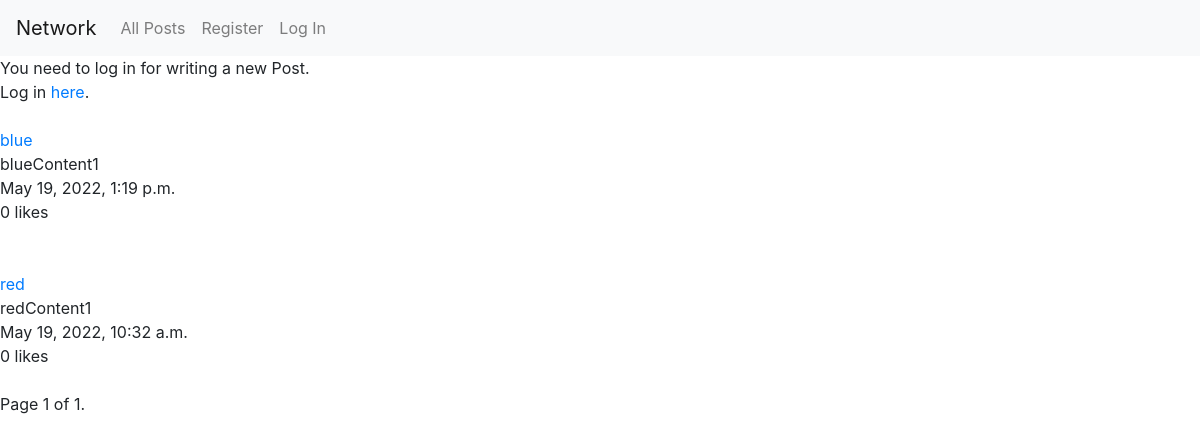
The app's page /, older data.
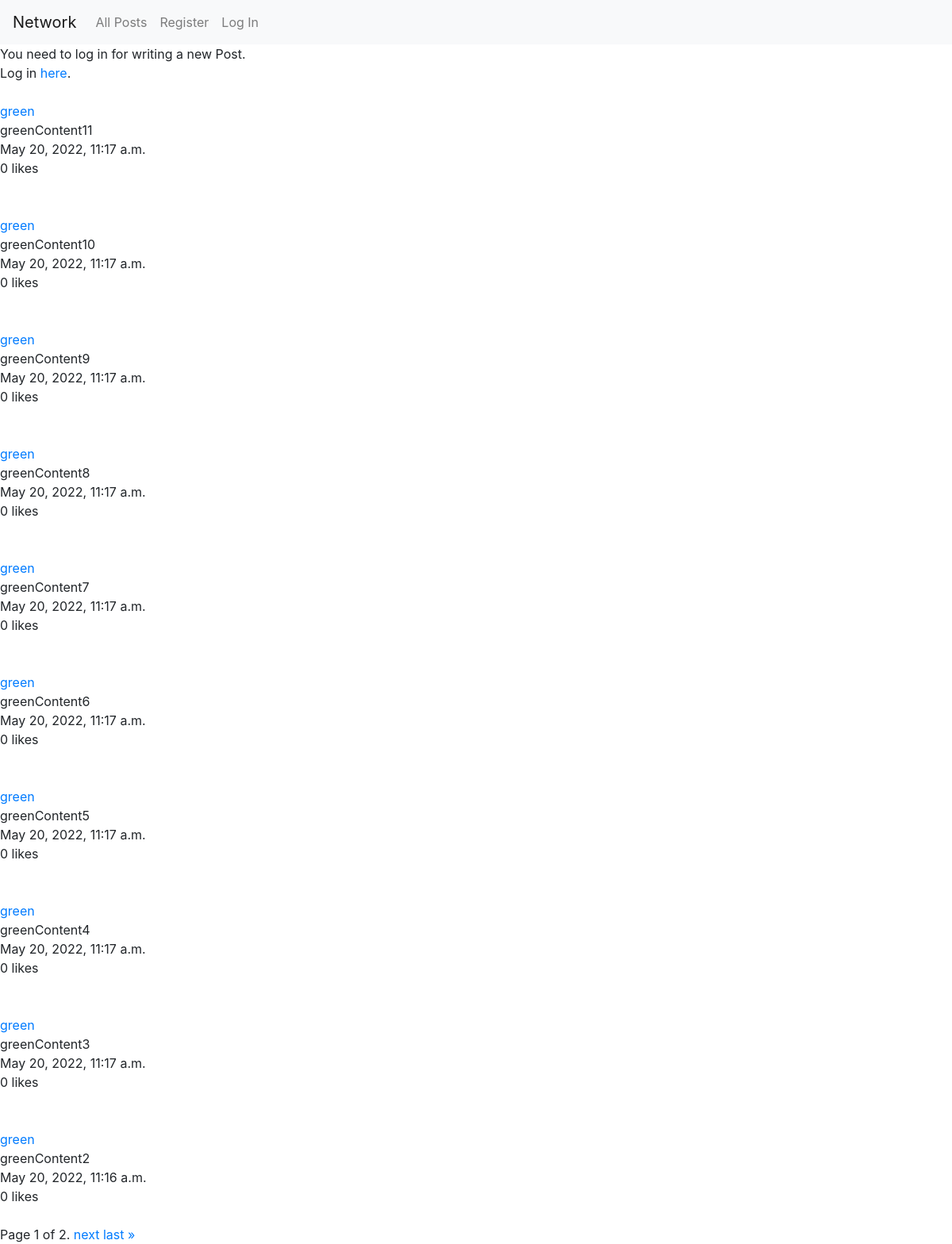
The same page, newer data.
### network/models.py (models this page shows, shortened)
class Post(models.Model):
    user = models.ForeignKey('User', on_delete=models.CASCADE)
    content = models.CharField(max_length=512)
    posted = models.DateTimeField(auto_now_add=True)
    likes = models.IntegerField(default=0)
    liked = models.ManyToManyField(Profile, related_name="profiles")

class User(AbstractUser):
    pass

### network/views.py (the view)
# urls.py: path("", views.index, name="index"),
def index(request):
    if request.method == 'POST':
        form = PostForm(request.POST)
        if form.is_valid:
            form = form.save(commit=False)
            form.user_id = request.user.id
            form.save()
            return HttpResponseRedirect("/")
        else:
            return HttpResponseRedirect("/")
    else:
        all_posts = Post.objects.select_related().order_by('-posted')
        paginate_posts = Paginator(all_posts, 10, orphans=0, allow_empty_first_page=True)
        page_number = request.GET.get('page')
        page_obj = paginate_posts.get_page(page_number)
        return render(request, "network/index.html" , {
            "form": PostForm(),
            "posts": page_obj
        })

### network/templates/network/index.html (shortened to what this page needs)
{% extends "network/layout.html" %}
{% block body %}
    {% if profile %}
        {% if user.is_authenticated and profile.user.username != request.user.username %}
            <form action="{% url 'profile' profile.user.username %}" method="post">
                {% csrf_token %}
                    <input class="btn btn-info" type="submit" name="follow" value="follow">
                    <input class="btn btn-info" type="submit" name="unfollow" value="unfollow">
            </form>
        {% endif %}
        <div>
            following: {{ profile.following.count }}
            <br>
            followers: {{ profile.followers }}
        </div>
    {% else %}
        <div>
            {% if user.is_authenticated %}
                <form action="{% url 'index' %}" method="post">
                    {% csrf_token %}
                    <label>{{ form.content.label }}</label>
                    <div>{{ form.content }}</div>
                    <input type="submit" value="Post">
                </form>
            {% else %}
                You need to log in for writing a new Post.<br>
                Log in <a href="{% url 'login' %}">here</a>.
            {% endif %}
        </div>
    {% endif %}
    <div>
        {% if posts %}
            {% for item in posts %}
                <br>
                <div>
                    <div>
                        <a href={% url 'profile' item.user.username %}>{{ item.user.username}}</a>
                    </div>
                    <div>
                        {{ item.content }}
                    </div>
                    <div>
                        {{ item.posted }}
                    </div>
                    <div>
                        {{ item.likes }} likes
                    </div>
                </div>
                <br>
            {% endfor %}
        {% else %}
            No Posts
        {% endif %}
    </div>
    <div class="pagination">
        <span class="step-links">
            <span class="current">
                Page {{ posts.number }} of {{ posts.paginator.num_pages }}.
            </span>
            {% if posts.has_next %}
                <a href="?page={{ posts.next_page_number }}">next</a>
                <a href="?page={{ posts.paginator.num_pages }}">last &raquo;</a>
            {% endif %}
        </span>
    </div>
{% endblock %}

### network/templates/network/layout.html (shortened to what this page needs)
{% load static %}
<!DOCTYPE html>
<html lang="en">
    <head>
        <link rel="stylesheet" href="https://stackpath.bootstrapcdn.com/bootstrap/4.4.1/css/bootstrap.min.css">
        <link href="{% static 'network/styles.css' %}" rel="stylesheet">
    </head>
    <body>
        <nav class="navbar navbar-expand-lg navbar-light bg-light">
            <a class="navbar-brand" href="{% url 'index' %}">Network</a>
            <div>
              <ul class="navbar-nav mr-auto">
                <li class="nav-item">
                  <a class="nav-link" href="{% url 'index' %}">All Posts</a>
                </li>
                {% if user.is_authenticated %}
                    <li class="nav-item">
                        <a class="nav-link" href="{% url 'following' %}">Following</a>
                    </li>
                    <li class="nav-item">
                        <a class="nav-link" href="{% url 'logout' %}">Log Out</a>
                    </li>
                {% else %}
                    <li class="nav-item">
                        <a class="nav-link" href="{% url 'register' %}">Register</a>
                    </li>
                    <li class="nav-item">
                        <a class="nav-link" href="{% url 'login' %}">Log In</a>
                    </li>
                {% endif %}
              </ul>
            </div>
          </nav>
        <div class="body">
            {% block body %}
            {% endblock %}
        </div>
    </body>
</html>

Row changes from the older to the newer data that the page shows:
no longer on this page (row unchanged): Post: user.username "blue", content "blueContent1", posted "May 19, 2022, 1:19 p.m.", likes "0"
no longer on this page (row unchanged): Post: user.username "red", content "redContent1", posted "May 19, 2022, 10:32 a.m.", likes "0"
added Post: user.username "green", content "greenContent11", posted "May 20, 2022, 11:17 a.m.", likes "0"
added Post: user.username "green", content "greenContent10", posted "May 20, 2022, 11:17 a.m.", likes "0"
added Post: user.username "green", content "greenContent9", posted "May 20, 2022, 11:17 a.m.", likes "0"
added Post: user.username "green", content "greenContent8", posted "May 20, 2022, 11:17 a.m.", likes "0"
added Post: user.username "green", content "greenContent7", posted "May 20, 2022, 11:17 a.m.", likes "0"
added Post: user.username "green", content "greenContent6", posted "May 20, 2022, 11:17 a.m.", likes "0"
added Post: user.username "green", content "greenContent5", posted "May 20, 2022, 11:17 a.m.", likes "0"
added Post: user.username "green", content "greenContent4", posted "May 20, 2022, 11:17 a.m.", likes "0"
added Post: user.username "green", content "greenContent3", posted "May 20, 2022, 11:17 a.m.", likes "0"
added Post: user.username "green", content "greenContent2", posted "May 20, 2022, 11:16 a.m.", likes "0"
Text that changed along with them:
{{ posts.paginator.num_pages }}: "1" → "2"
text now shown: "next last »"
